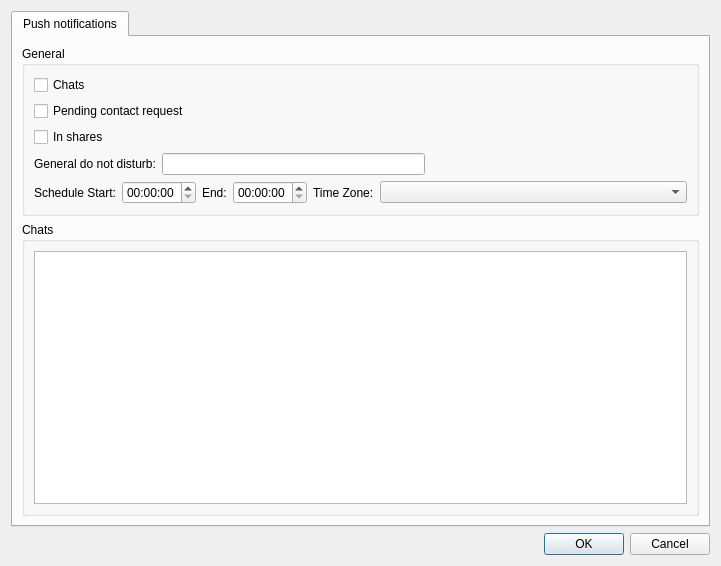
<?xml version="1.0" encoding="UTF-8"?>
<ui version="4.0">
 <class>SettingWindow</class>
 <widget class="QDialog" name="SettingWindow">
  <property name="geometry">
   <rect>
    <x>0</x>
    <y>0</y>
    <width>721</width>
    <height>566</height>
   </rect>
  </property>
  <property name="windowTitle">
   <string>Dialog</string>
  </property>
  <layout class="QVBoxLayout" name="verticalLayout">
   <item>
    <widget class="QTabWidget" name="tabWidget">
     <property name="currentIndex">
      <number>0</number>
     </property>
     <widget class="QWidget" name="pushNotifications">
      <attribute name="title">
       <string>Push notifications</string>
      </attribute>
      <layout class="QGridLayout" name="gridLayout">
       <item row="0" column="0">
        <layout class="QVBoxLayout" name="pushNotificationLayout">
         <item>
          <widget class="QGroupBox" name="groupBox">
           <property name="title">
            <string>General</string>
           </property>
           <layout class="QVBoxLayout" name="verticalLayout_4">
            <item>
             <widget class="QCheckBox" name="chats">
              <property name="text">
               <string>Chats</string>
              </property>
             </widget>
            </item>
            <item>
             <widget class="QCheckBox" name="pcr">
              <property name="text">
               <string>Pending contact request</string>
              </property>
             </widget>
            </item>
            <item>
             <widget class="QCheckBox" name="shares">
              <property name="text">
               <string>In shares</string>
              </property>
             </widget>
            </item>
            <item>
             <layout class="QHBoxLayout" name="horizontalLayout_2">
              <item>
               <widget class="QLabel" name="label_4">
                <property name="text">
                 <string>General do not disturb:</string>
                </property>
               </widget>
              </item>
              <item>
               <widget class="QLineEdit" name="globalDnd"/>
              </item>
              <item>
               <spacer name="horizontalSpacer">
                <property name="orientation">
                 <enum>Qt::Horizontal</enum>
                </property>
                <property name="sizeHint" stdset="0">
                 <size>
                  <width>40</width>
                  <height>20</height>
                 </size>
                </property>
               </spacer>
              </item>
             </layout>
            </item>
            <item>
             <layout class="QHBoxLayout" name="horizontalLayout">
              <item>
               <widget class="QLabel" name="label">
                <property name="maximumSize">
                 <size>
                  <width>100</width>
                  <height>16777215</height>
                 </size>
                </property>
                <property name="text">
                 <string>Schedule Start:</string>
                </property>
               </widget>
              </item>
              <item>
               <widget class="QTimeEdit" name="startTime">
                <property name="maximumSize">
                 <size>
                  <width>125</width>
                  <height>16777215</height>
                 </size>
                </property>
               </widget>
              </item>
              <item>
               <widget class="QLabel" name="label_2">
                <property name="maximumSize">
                 <size>
                  <width>30</width>
                  <height>16777215</height>
                 </size>
                </property>
                <property name="text">
                 <string>End:</string>
                </property>
               </widget>
              </item>
              <item>
               <widget class="QTimeEdit" name="endTime">
                <property name="maximumSize">
                 <size>
                  <width>125</width>
                  <height>16777215</height>
                 </size>
                </property>
               </widget>
              </item>
              <item>
               <widget class="QLabel" name="label_3">
                <property name="maximumSize">
                 <size>
                  <width>75</width>
                  <height>16777215</height>
                 </size>
                </property>
                <property name="text">
                 <string>Time Zone:</string>
                </property>
               </widget>
              </item>
              <item>
               <widget class="QComboBox" name="timeZones">
                <property name="sizePolicy">
                 <sizepolicy hsizetype="Expanding" vsizetype="Fixed">
                  <horstretch>0</horstretch>
                  <verstretch>0</verstretch>
                 </sizepolicy>
                </property>
               </widget>
              </item>
             </layout>
            </item>
           </layout>
          </widget>
         </item>
         <item>
          <widget class="QGroupBox" name="groupBox_2">
           <property name="title">
            <string>Chats</string>
           </property>
           <layout class="QHBoxLayout" name="horizontalLayout_3">
            <item>
             <widget class="QListView" name="chatsView"/>
            </item>
           </layout>
          </widget>
         </item>
        </layout>
       </item>
      </layout>
     </widget>
    </widget>
   </item>
   <item>
    <widget class="QDialogButtonBox" name="confirmButtons">
     <property name="orientation">
      <enum>Qt::Horizontal</enum>
     </property>
     <property name="standardButtons">
      <set>QDialogButtonBox::Cancel|QDialogButtonBox::Ok</set>
     </property>
    </widget>
   </item>
  </layout>
 </widget>
 <resources/>
 <connections>
  <connection>
   <sender>confirmButtons</sender>
   <signal>accepted()</signal>
   <receiver>SettingWindow</receiver>
   <slot>accept()</slot>
   <hints>
    <hint type="sourcelabel">
     <x>248</x>
     <y>254</y>
    </hint>
    <hint type="destinationlabel">
     <x>157</x>
     <y>274</y>
    </hint>
   </hints>
  </connection>
  <connection>
   <sender>confirmButtons</sender>
   <signal>rejected()</signal>
   <receiver>SettingWindow</receiver>
   <slot>reject()</slot>
   <hints>
    <hint type="sourcelabel">
     <x>316</x>
     <y>260</y>
    </hint>
    <hint type="destinationlabel">
     <x>286</x>
     <y>274</y>
    </hint>
   </hints>
  </connection>
 </connections>
</ui>
